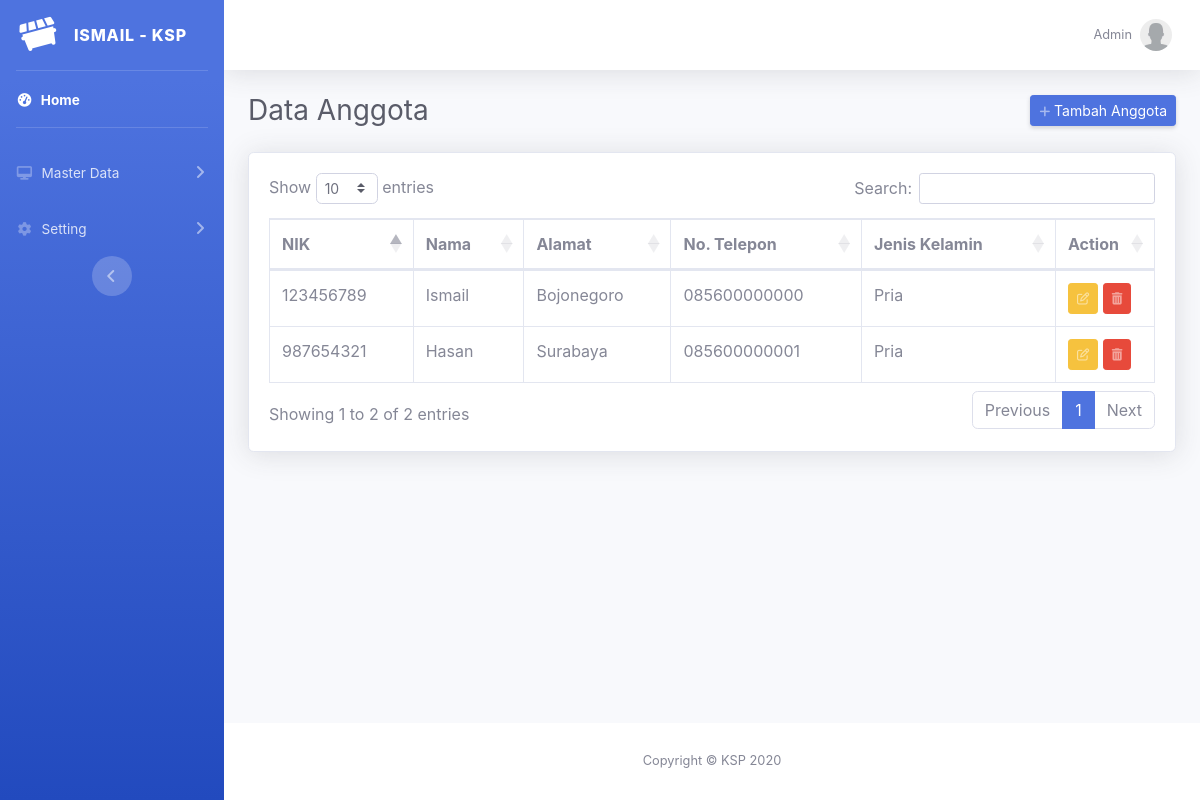
Page /mas_anggota.php (signed in) on the committed database.
### tables this page shows
CREATE TABLE `anggota` (
  `id` int(11) NOT NULL,
  `ktp` text NOT NULL,
  `nik` varchar(25) NOT NULL,
  `nama` varchar(25) NOT NULL,
  `alamat` text NOT NULL,
  `telepon` varchar(15) NOT NULL,
  `jk` varchar(10) NOT NULL,
  `username` varchar(25) NOT NULL,
  `password` text NOT NULL,
  `status` int(11) NOT NULL DEFAULT '1'
);

### mas_anggota.php (the view, shortened to what this page needs)
<?php
    include "header.php";
    $qry = "SELECT * FROM anggota WHERE status = 1";
    $sql = mysqli_query($con, $qry) or die(myqli_error($con));
?>
<div class="container-fluid">
    <div class="d-sm-flex align-items-center justify-content-between mb-4">
        <h1 class="h3 mb-0 text-gray-800">Data Anggota</h1>
        <a href="mas_anggota_add.php" class="d-none d-sm-inline-block btn btn-sm btn-primary shadow-sm"><i class="fas fa-plus fa-sm text-white-50"></i> Tambah Anggota</a>
    </div>
    <div class="card shadow mb-4">
        <div class="card-body">
            <div class="table-responsive">
                <table class="table table-bordered" id="dataTable" width="100%" cellspacing="0">
                    <thead>
                        <tr>
                            <th>NIK</th>
                            <th>Nama</th>
                            <th>Alamat</th>
                            <th>No. Telepon</th>
                            <th>Jenis Kelamin</th>
                            <th width="60px">Action</th>
                        </tr>
                    </thead>
                    <tbody>
                        <?php while($isi = mysqli_fetch_assoc($sql)) { ?>
                            <tr>
                                <td><?php echo $isi['nik']; ?>
                                <td><?php echo $isi['nama']; ?>
                                <td><?php echo $isi['alamat']; ?>
                                <td><?php echo $isi['telepon']; ?>
                                <td><?php echo $isi['jk']; ?>
                                <td>
                                    <a class="d-none d-sm-inline-block btn btn-sm btn-warning" href="mas_anggota_update.php?id=<?php echo $isi['id']; ?>"  title="Ubah Data"><i class="fa fa-edit fa-sm text-white-50"></i></a>
                                    <button class="d-none d-sm-inline-block btn btn-sm btn-danger"
                                        type="button"
                                        title="Hapus Data"
                                        data-toggle="modal"
                                        data-target="#modal_delete"
                                        data-id="<?php echo $isi['id']; ?>">
                                </td>
                            </tr>
                        <?php } ?>
                    </tbody>
                </table>
            </div>
        </div>
    </div>
</div>
<?php include "footer.php"; ?>

### header.php (shortened to what this page needs)
<!DOCTYPE html>
<html lang="en">
<head>
    <link href="vendor/fontawesome-free/css/all.min.css" rel="stylesheet" type="text/css">
    <link href="css/font-google.css" rel="stylesheet">
    <link href="css/sb-admin-2.min.css" rel="stylesheet">
    <link href="vendor/datatables/dataTables.bootstrap4.min.css" rel="stylesheet">
</head>
<body id="page-top">
    <div id="wrapper">
        <ul class="navbar-nav bg-gradient-primary sidebar sidebar-dark accordion" id="accordionSidebar">
            <a class="sidebar-brand d-flex align-items-center justify-content-center" href="index.php">
                <div class="sidebar-brand-icon rotate-n-15">
                    <i class="fas fa-dumpster"></i>
                </div>
                <div class="sidebar-brand-text mx-3">ISMAIL - KSP</div>
            </a>
            <hr class="sidebar-divider my-0">
            <li class="nav-item active">
                <a class="nav-link" href="index.php">
                    <i class="fas fa-fw fa-tachometer-alt"></i>
                    <span>Home</span></a>
            </li>
            <hr class="sidebar-divider">
            <?php if ($_SESSION['auth_type'] == 'Admin' || $_SESSION['auth_type'] == 'Operator') { ?>
                <li class="nav-item">
                    <a class="nav-link collapsed" href="#" data-toggle="collapse" data-target="#collapseTwo" aria-expanded="true" aria-controls="collapseTwo">
                        <i class="fas fa-fw fa-desktop"></i>
                        <span>Master Data</span>
                    </a>
                </li>
                <li class="nav-item">
                    <a class="nav-link collapsed" href="#" data-toggle="collapse" data-target="#collapseSetting" aria-expanded="true" aria-controls="collapseSetting">
                        <i class="fas fa-fw fa-cog"></i>
                        <span>Setting</span>
                    </a>
                </li>
            <?php } ?>
            <div class="text-center d-none d-md-inline">
                <button class="rounded-circle border-0" id="sidebarToggle"></button>
            </div>
        </ul>
        <div id="content-wrapper" class="d-flex flex-column">
            <div id="content">
                <nav class="navbar navbar-expand navbar-light bg-white topbar mb-4 static-top shadow">
                    <ul class="navbar-nav ml-auto">
                        <li class="nav-item dropdown no-arrow">
                            <a class="nav-link dropdown-toggle" href="#" id="userDropdown" role="button" data-toggle="dropdown" aria-haspopup="true" aria-expanded="false">
                                <span class="mr-2 d-none d-lg-inline text-gray-600 small"><?php echo $_SESSION['auth_name']; ?></span>
                                <img class="img-profile rounded-circle" src="img/user.png">
                            </a>
                        </li>
                    </ul>
                </nav>

### footer.php (shortened to what this page needs)
</div>
<footer class="sticky-footer bg-white">
    <div class="container my-auto">
        <div class="copyright text-center my-auto">
            <span>Copyright &copy; KSP 2020</span>
        </div>
    </div>
</footer>
</div>
</div>
</body>
</html>

### rows in the picture
anggota: nik "123456789", nama "Ismail", alamat "Bojonegoro", telepon "085600000000", jk "Pria"
anggota: nik "987654321", nama "Hasan", alamat "Surabaya", telepon "085600000001", jk "Pria"

### other values in the picture
$_SESSION['auth_name'] "Admin"
